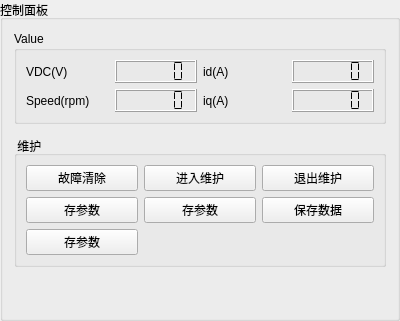
       <widget class="QGroupBox" name="controlGroupBox">
        <property name="minimumSize">
         <size>
          <width>400</width>
          <height>0</height>
         </size>
        </property>
        <property name="maximumSize">
         <size>
          <width>350</width>
          <height>16777215</height>
         </size>
        </property>
        <property name="title">
         <string>控制面板</string>
        </property>
        <layout class="QVBoxLayout" name="verticalLayout_3">
         <item>
          <widget class="QGroupBox" name="groupBox">
           <property name="font">
            <font>
             <family>Arial</family>
            </font>
           </property>
           <property name="title">
            <string>Value</string>
           </property>
           <layout class="QGridLayout" name="gridLayout_11">
            <item row="0" column="1">
             <widget class="QLCDNumber" name="lcdNumber">
              <property name="smallDecimalPoint">
               <bool>true</bool>
              </property>
              <property name="segmentStyle">
               <enum>QLCDNumber::Flat</enum>
              </property>
             </widget>
            </item>
            <item row="0" column="3">
             <widget class="QLCDNumber" name="lcdNumber_3">
              <property name="smallDecimalPoint">
               <bool>true</bool>
              </property>
              <property name="segmentStyle">
               <enum>QLCDNumber::Flat</enum>
              </property>
             </widget>
            </item>
            <item row="0" column="2">
             <widget class="QLabel" name="label_2">
              <property name="sizePolicy">
               <sizepolicy hsizetype="Preferred" vsizetype="Preferred">
                <horstretch>0</horstretch>
                <verstretch>0</verstretch>
               </sizepolicy>
              </property>
              <property name="font">
               <font>
                <family>Arial</family>
               </font>
              </property>
              <property name="layoutDirection">
               <enum>Qt::LeftToRight</enum>
              </property>
              <property name="text">
               <string>id(A)</string>
              </property>
             </widget>
            </item>
            <item row="0" column="0">
             <widget class="QLabel" name="label">
              <property name="font">
               <font>
                <family>Arial</family>
               </font>
              </property>
              <property name="text">
               <string>VDC(V)</string>
              </property>
             </widget>
            </item>
            <item row="1" column="0">
             <widget class="QLabel" name="label_4">
              <property name="font">
               <font>
                <family>Arial</family>
               </font>
              </property>
              <property name="text">
               <string>Speed(rpm)</string>
              </property>
             </widget>
            </item>
            <item row="1" column="1">
             <widget class="QLCDNumber" name="lcdNumber_2">
              <property name="smallDecimalPoint">
               <bool>true</bool>
              </property>
              <property name="segmentStyle">
               <enum>QLCDNumber::Flat</enum>
              </property>
             </widget>
            </item>
            <item row="1" column="2">
             <widget class="QLabel" name="label_3">
              <property name="font">
               <font>
                <family>Arial</family>
               </font>
              </property>
              <property name="text">
               <string>iq(A)</string>
              </property>
             </widget>
            </item>
            <item row="1" column="3">
             <widget class="QLCDNumber" name="lcdNumber_4">
              <property name="smallDecimalPoint">
               <bool>true</bool>
              </property>
              <property name="segmentStyle">
               <enum>QLCDNumber::Flat</enum>
              </property>
             </widget>
            </item>
           </layout>
          </widget>
         </item>
         <item>
          <widget class="ctrlModeView" name="widget" native="true"/>
         </item>
         <item>
          <widget class="QGroupBox" name="groupBox_2">
           <property name="font">
            <font>
             <family>Arial</family>
            </font>
           </property>
           <property name="title">
            <string> 维护</string>
           </property>
           <layout class="QGridLayout" name="gridLayout_6">
            <item row="1" column="1">
             <widget class="QPushButton" name="pushButton_6">
              <property name="text">
               <string>存参数</string>
              </property>
             </widget>
            </item>
            <item row="1" column="2">
             <widget class="QPushButton" name="pushButton_5">
              <property name="text">
               <string>保存数据</string>
              </property>
             </widget>
            </item>
            <item row="0" column="0">
             <widget class="QPushButton" name="pushButton">
              <property name="text">
               <string>故障清除</string>
              </property>
             </widget>
            </item>
            <item row="1" column="0">
             <widget class="QPushButton" name="pushButton_4">
              <property name="text">
               <string>存参数</string>
              </property>
             </widget>
            </item>
            <item row="0" column="1">
             <widget class="QPushButton" name="pushButton_2">
              <property name="text">
               <string>进入维护</string>
              </property>
             </widget>
            </item>
            <item row="0" column="2">
             <widget class="QPushButton" name="pushButton_3">
              <property name="text">
               <string>退出维护</string>
              </property>
             </widget>
            </item>
            <item row="2" column="0">
             <widget class="QPushButton" name="pushButton_7">
              <property name="text">
               <string>存参数</string>
              </property>
             </widget>
            </item>
           </layout>
          </widget>
         </item>
         <item>
          <spacer name="verticalSpacer">
           <property name="orientation">
            <enum>Qt::Vertical</enum>
           </property>
           <property name="sizeHint" stdset="0">
            <size>
             <width>20</width>
             <height>40</height>
            </size>
           </property>
          </spacer>
         </item>
        </layout>
       </widget>
